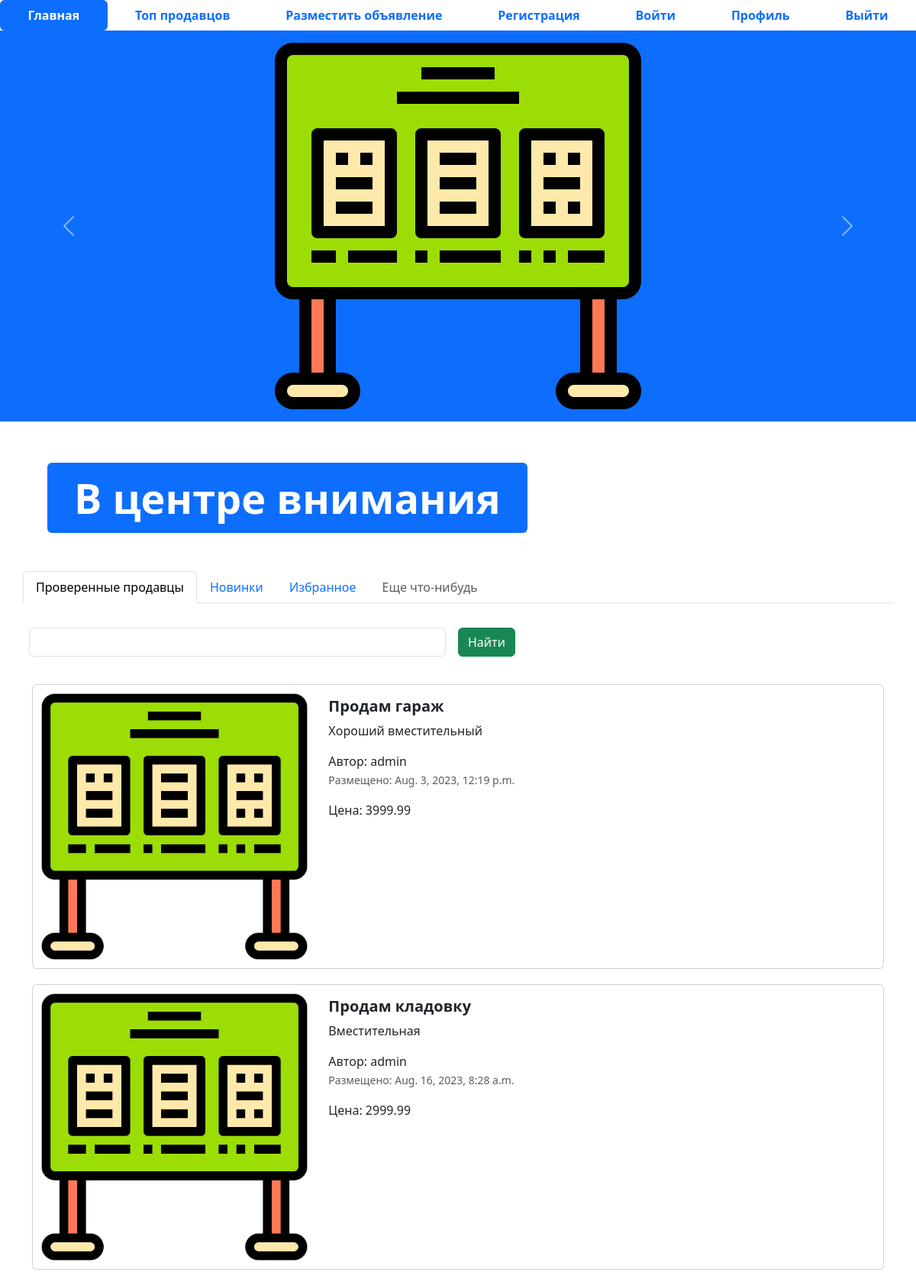
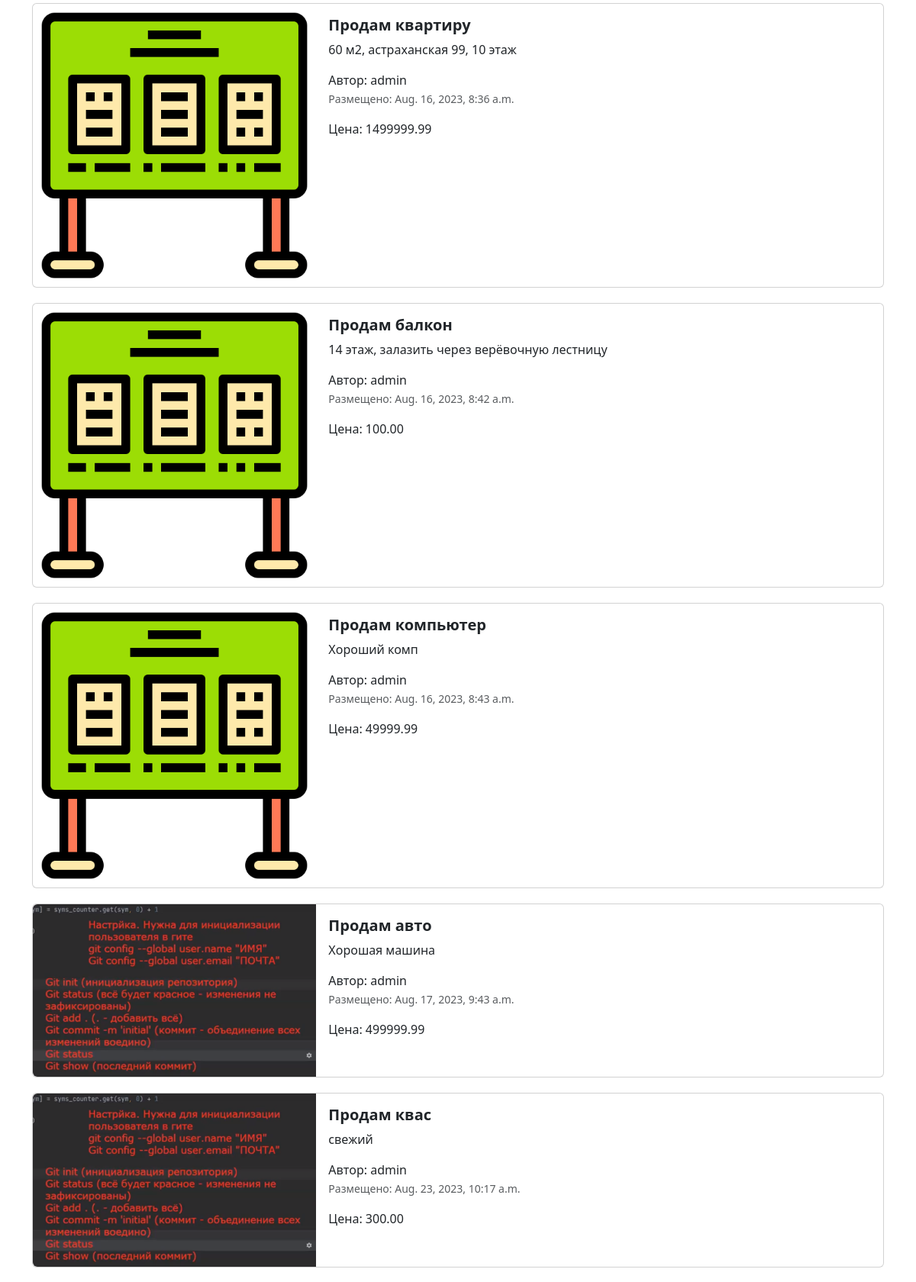
The page / (upper part) on the database its author committed (2 pictures, top to bottom).
### app_advertisements/models.py (models this page shows, shortened)
class Advertisement(models.Model):
    title = models.CharField('Заголовок', max_length=128)
    description = models.TextField('Описание')
    price = models.DecimalField('Цена', max_digits=10, decimal_places=2)
    auction = models.BooleanField('Торг', help_text='Укажите, уместен ли торг')
    created_at = models.DateTimeField(auto_now_add=True)
    updated_at = models.DateTimeField(auto_now=True)
    user = models.ForeignKey(User, verbose_name='пользователь', on_delete=models.CASCADE)
    image = models.ImageField('Изображение', upload_to='advertisements/')
    class Meta:
        db_table = "advertisements"
    def get_absolute_url(self):
        return reverse('adv-detail', kwargs={'pk': self.pk})

### app_advertisements/views.py (the view)
# urls.py: path('', index, name='main-page'),
def index(request):
    advertisements = Advertisement.objects.all()
    context = {'advertisements': advertisements}
    return render(request, 'app_advertisements/index.html', context)

### templates/app_advertisements/index.html (shortened to what this page needs)
{% extends 'base.html' %}
{% load static %}
{% block content %}
<ul class="nav nav-pills sticky-top bg-white nav-fill">
  <li class="nav-item">
    <a class="nav-link active" aria-current="page" href="{% url 'main-page' %}">
      <span style="font-weight: bold;">Главная</span>
    </a>
  </li>
  <li class="nav-item">
    <a class="nav-link" href="{% url 'top-sellers' %}"><span style="font-weight: bold;">Топ продавцов</span>
    </a>
  </li>
  <li class="nav-item">
    <a class="nav-link" href="{% url 'adv-post' %}">
      <span style="font-weight: bold;">Разместить объявление</span>
    </a>
  </li>
  <li class="nav-item">
    <a class="nav-link" href="register.html">
      <span style="font-weight: bold;">Регистрация</span>
    </a>
  </li>
  <li class="nav-item">
    <a class="nav-link" href="login.html">
      <span style="font-weight: bold;">Войти</span>
    </a>
  </li>
  <li class="nav-item">
    <a class="nav-link" href="profile.html">
      <span style="font-weight: bold;">Профиль</span>
    </a>
  </li>
  <li class="nav-item">
    <a class="nav-link" href="#">
      <span style="font-weight: bold;">Выйти</span>
    </a>
  </li>
</ul>
<div id="carouselExampleControls" class="carousel slide bg-primary" data-bs-ride="carousel">
  <div class="carousel-inner">
    <div class="carousel-item active">
      <img src="{% static 'img/item.png' %}" class="mx-auto d-block w-33" alt="...">
    </div>
  </div>
  <button class="carousel-control-prev" type="button" data-bs-target="#carouselExampleControls" data-bs-slide="prev">
    <span class="carousel-control-prev-icon" aria-hidden="true"></span>
  </button>
  <button class="carousel-control-next" type="button" data-bs-target="#carouselExampleControls" data-bs-slide="next">
    <span class="carousel-control-next-icon" aria-hidden="true"></span>
  </button>
</div>
<div class="container" style="margin: 50px;">
  <div class="display-2">
    <span class="badge bg-primary">В центре внимания</span>
  </div>
</div>
<div class="container">
  <div class="row">
    <ul class="nav nav-tabs bg-white">
      <li class="nav-item">
        <a class="nav-link active" aria-current="page" href="#">Проверенные продавцы</a>
      </li>
      <li class="nav-item">
        <a class="nav-link" href="#">Новинки</a>
      </li>
      <li class="nav-item">
        <a class="nav-link" href="#">Избранное</a>
      </li>
      <li class="nav-item">
        <a class="nav-link disabled" href="#" tabindex="-1" aria-disabled="true">Еще что-нибудь</a>
      </li>
    </ul>
    <form class="row g-3">
      <div class="col-auto w-50">
        <input type="text" class="form-control">
      </div>
      <div class="col-auto">
        <button type="submit" class="btn btn-success mb-3">Найти</button>
      </div>
    </form>
  </div>
  <div class="col">
    {% for adv in advertisements %}
    <div class="card mb-2" style="max-width: 1200px; margin-top: 20px;">
      <div class="row g-0">
        <div class="col-md-4">
          <a href="{{ adv.get_absolute_url }}" class="nav-link">
            <img src="{% if adv.image %} {{adv.image.url}} {% else %} {% static 'img/item.png' %} {% endif %}" class="img-fluid rounded-start" alt="Card title">
          </a>
        </div>
        <div class="col-md-8">
          <div class="card-body">
            <h5 class="card-title">
              <a href="{{ adv.get_absolute_url }}" class="nav-link"><strong>{{adv.title}}</strong></a>
            </h5>
            <a href="{{ adv.get_absolute_url }}" class="nav-link">
              <p class="card-text">
                {{adv.description}}
              </p>
              <span>Автор: {{adv.user}}</span>
              <p class="card-text"><small class="text-muted">Размещено: {{adv.created_at}}</small></p>
              <span>Цена: {{adv.price}}</span>
            </a>
          </div>
        </div>
      </div>
    </div>
    {% endfor %}
  </div>
</div>
{% endblock %}

### rows shown on the page
Advertisement: title "Продам гараж", description "Хороший вместительный", user "admin", created_at "Aug. 3, 2023, 12:19 p.m.", price "3999.99"
Advertisement: title "Продам кладовку", description "Вместительная", user "admin", created_at "Aug. 16, 2023, 8:28 a.m.", price "2999.99"
Advertisement: title "Продам квартиру", description "60 м2, астраханская 99, 10 этаж", user "admin", created_at "Aug. 16, 2023, 8:36 a.m.", price "1499999.99"
Advertisement: title "Продам балкон", description "14 этаж, залазить через верёвочную лестницу", user "admin", created_at "Aug. 16, 2023, 8:42 a.m.", price "100.00"
Advertisement: title "Продам компьютер", description "Хороший комп", user "admin", created_at "Aug. 16, 2023, 8:43 a.m.", price "49999.99"
Advertisement: image (picture), title "Продам авто", description "Хорошая машина", user "admin", created_at "Aug. 17, 2023, 9:43 a.m.", price "499999.99"
Advertisement: image (picture), title "Продам квас", description "свежий", user "admin", created_at "Aug. 23, 2023, 10:17 a.m.", price "300.00"
